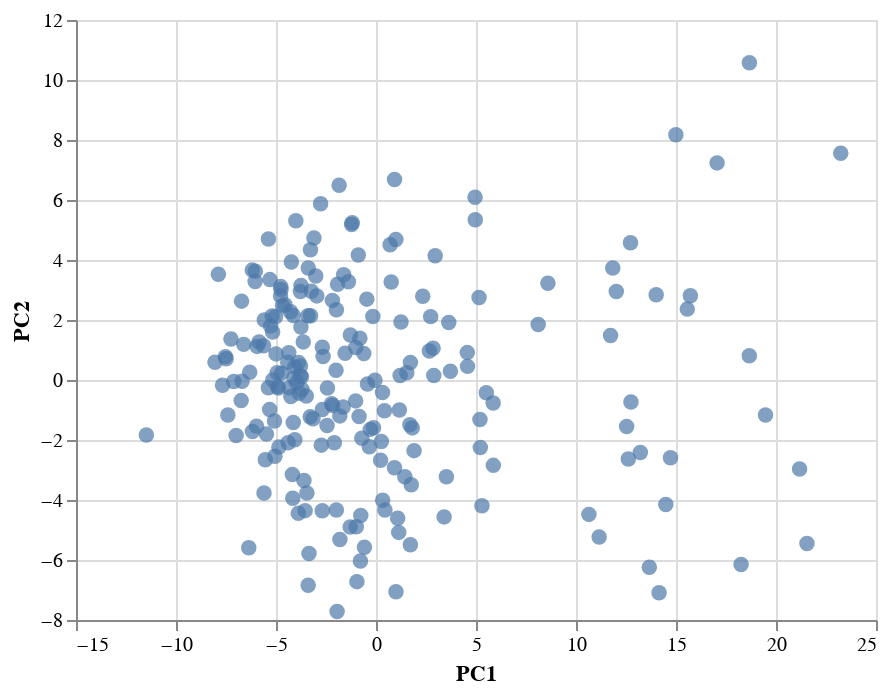

Source (notebook cell):
### Code cell
import altair as alt

source = Xf_pca.reset_index()

alt.Chart(source).mark_circle(size=60).encode(
    x='PC1',
    y='PC2',
    tooltip=['Sample ID']
).interactive()

### Figure 1 — Vega-Lite specification as saved in the notebook (floating-point values rounded to 4 significant figures; data arrays with more than 128 entries replaced by an {"elided": "..."} marker saying what was removed)
{"config": {"view": {"continuousWidth": 400, "continuousHeight": 300}}, "data": {"name": "data-b5d8d5ec0260e44b896e5dbed1c58b73"}, "mark": {"type": "circle", "size": 60}, "encoding": {"tooltip": [{"field": "Sample ID", "type": "nominal"}], "x": {"field": "PC1", "type": "quantitative"}, "y": {"field": "PC2", "type": "quantitative"}}, "selection": {"selector001": {"type": "interval", "bind": "scales", "encodings": ["x", "y"]}}, "$schema": "https://vega.github.io/schema/vega-lite/v4.17.0.json", "datasets": {"data-b5d8d5ec0260e44b896e5dbed1c58b73": {"elided": "214 records"}}}
